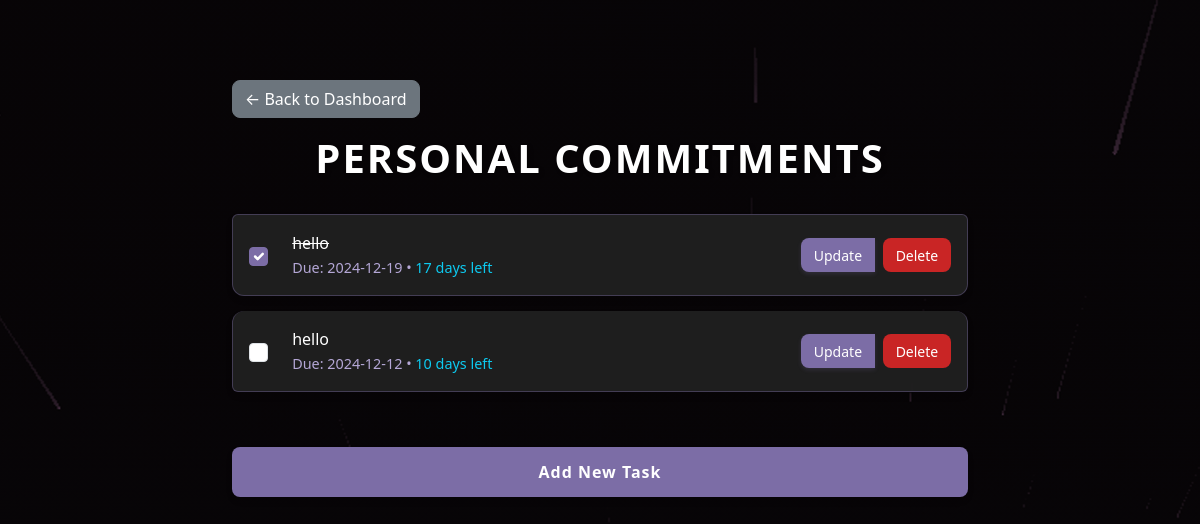
Screenshot of /personal_commitments (signed in) with the database file from the repository.
### flask_app/setup_db.py (models this page shows)
class ToDo(Base):
    __tablename__ = 'todo'
    id = Column(Integer, primary_key=True)
    task = Column(String, nullable=False)
    category = Column(String, nullable=False)
    completed = Column(Boolean, default=False)
    due_date = Column(DateTime, nullable=True)
    user_id = Column(Integer, ForeignKey('users.id'), nullable=False)
    user = relationship('User', back_populates='todos')

### flask_app/app.py (the view)
@app.route('/personal_commitments')
def personal_commitments():
    if 'user_id' not in session:
        return redirect(url_for('login'))
    todos = db_session.query(ToDo).filter_by(user_id=session['user_id'], category='Personal Commitments').all()
    return render_template('personal_commitments.html', todos=todos, calculate_days=calculate_days_remaining)

### flask_app/app.py (called while the page is built)
def calculate_days_remaining(due_date):
    if not due_date:
        return None
    today = date.today()
    days = (due_date.date() - today).days
    if days < 0:
        return "Overdue"
    elif days == 0:
        return "Due today"
    else:
        return f"{days} days left"

### flask_app/templates/personal_commitments.html (shortened to what this page needs)
<!DOCTYPE html>
<html lang="en">
<head>
    <link href="https://cdn.jsdelivr.net/npm/bootstrap@5.3.0-alpha3/dist/css/bootstrap.min.css" rel="stylesheet">
</head>
<body>
    <div class="container mt-5">
        <a href="{{ url_for('dashboard') }}" class="btn btn-secondary mb-3">← Back to Dashboard</a>
        <h1>Personal Commitments</h1>
        <div class="mt-4">
            {% if todos %}
                <ul class="list-group">
                    {% for todo in todos %}
                    <li class="list-group-item d-flex justify-content-between align-items-center">
                        <div class="d-flex align-items-center">
                            <form action="{{ url_for('toggle_todo', todo_id=todo.id) }}" method="POST" class="d-inline me-2">
                                <input type="checkbox" class="form-check-input" onchange="this.form.submit()"
                                       {% if todo.completed %}checked{% endif %}>
                            </form>
                            <div class="task-content">
                                <span {% if todo.completed %}class="text-decoration-line-through"{% endif %}>{{ todo.task }}</span>
                                {% if todo.due_date %}
                                    <br>
                                    <small class="text-muted due-date">
                                        Due: {{ todo.due_date.strftime('%Y-%m-%d') }}
                                        {% set days = calculate_days(todo.due_date) %}
                                        {% if days %}
                                            • <span class="{% if days == 'Overdue' %}text-danger{% elif days == 'Due today' %}text-warning{% else %}text-info{% endif %}">
                                                {{ days }}
                                            </span>
                                        {% endif %}
                                    </small>
                                {% endif %}
                            </div>
                        </div>
                        <div class="btn-group">
                            <a href="{{ url_for('update_todo', todo_id=todo.id) }}" class="btn btn-sm btn-primary me-2">Update</a>
                            <form action="{{ url_for('delete_todo', todo_id=todo.id) }}" method="POST" class="d-inline">
                                <button type="submit" class="btn btn-sm btn-danger">Delete</button>
                            </form>
                        </div>
                    </li>
                    {% endfor %}
                </ul>
            {% else %}
                <p class="text-center">No personal commitments found.</p>
            {% endif %}
        </div>
        <div class="mt-3">
            <a href="{{ url_for('add_todo', category='Personal Commitments') }}" class="btn btn-primary w-100 btn-add-task">Add New Task</a>
        </div>
    </div>
</body>
</html>

### rows the page displays
ToDo: completed "☑", task "hello", due_date "2024-12-19", days "17 days left"
ToDo: task "hello", due_date "2024-12-12", days "10 days left"
